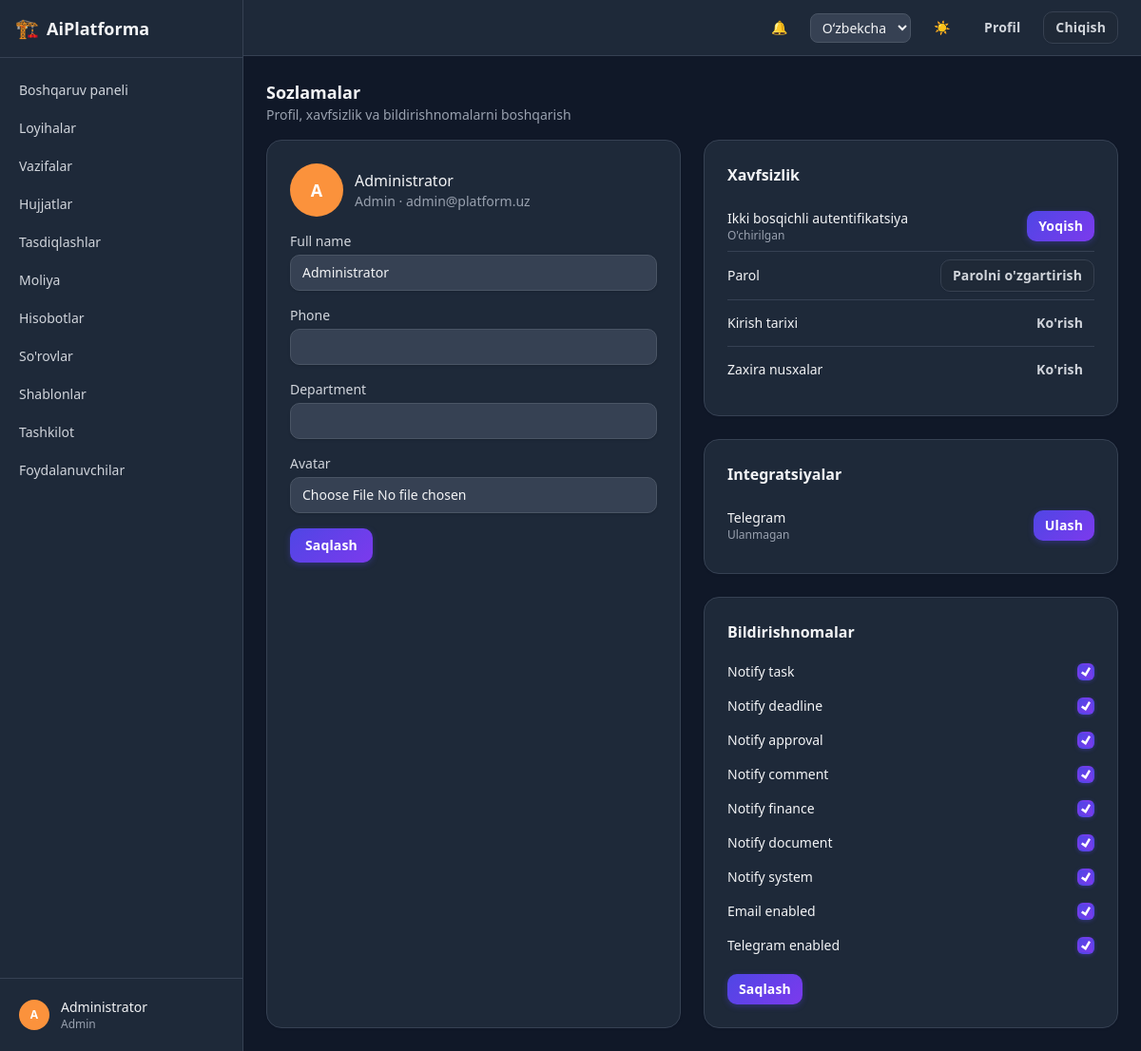
Page /accounts/profile/ (signed in) on the committed database.
### apps/accounts/models.py (models this page shows, shortened)
class User(AbstractBaseUser, PermissionsMixin):
    class Role(models.TextChoices):
        ADMIN = "admin", _("Admin")
        MANAGER = "manager", _("Manager")
        GIP = "gip", _("GIP")
        GIP_ASSISTANT = "gip_assistant", _("GIP assistant")
        DESIGNER = "designer", _("Designer")
        REVIEWER = "reviewer", _("Reviewer")
        CLIENT = "client", _("Client")
    id = models.UUIDField(primary_key=True, default=uuid.uuid4, editable=False)
    email = models.EmailField(unique=True)
    full_name = models.CharField(max_length=255)
    role = models.CharField(max_length=20, choices=Role.choices, default=Role.DESIGNER)
    department = models.CharField(max_length=255, blank=True, null=True)
    phone = models.CharField(max_length=50, blank=True, null=True)
    avatar = models.ImageField(upload_to="avatars/", blank=True, null=True)
    telegram_chat_id = models.CharField(max_length=64, blank=True, null=True)
    is_active = models.BooleanField(default=True)
    is_staff = models.BooleanField(default=False)
    is_verified = models.BooleanField(default=False)
    totp_secret = models.CharField(max_length=64, blank=True, null=True)
    two_factor_enabled = models.BooleanField(default=False)
    created_at = models.DateTimeField(auto_now_add=True)
    updated_at = models.DateTimeField(auto_now=True)
    objects = UserManager()
    USERNAME_FIELD = "email"
    REQUIRED_FIELDS = ["full_name"]
    class Meta:
        ordering = ["full_name"]
    def get_short_name(self):
        return self.full_name.split()[0] if self.full_name else self.email

class NotificationPreference(models.Model):
    user = models.OneToOneField(User, on_delete=models.CASCADE, related_name="notification_preference")
    notify_task = models.BooleanField(default=True)
    notify_deadline = models.BooleanField(default=True)
    notify_approval = models.BooleanField(default=True)
    notify_comment = models.BooleanField(default=True)
    notify_finance = models.BooleanField(default=True)
    notify_document = models.BooleanField(default=True)
    notify_system = models.BooleanField(default=True)
    email_enabled = models.BooleanField(default=True)
    telegram_enabled = models.BooleanField(default=True)

### apps/accounts/views.py (the view)
# urls.py: path("profile/", views.profile_view, name="profile"),
@login_required
def profile_view(request):
    edit_mode = request.GET.get("edit") == "1"
    if request.method == "POST":
        form = ProfileForm(request.POST, request.FILES, instance=request.user)
        if form.is_valid():
            form.save()
            messages.success(request, _("Profile updated."))
            return redirect("accounts:profile")
        edit_mode = True
    else:
        form = ProfileForm(instance=request.user)
    if request.method == "POST" and "notify_task" in request.POST:
        prefs_form = NotificationPreferenceForm(request.POST, instance=request.user.notification_preference)
        if prefs_form.is_valid():
            prefs_form.save()
            messages.success(request, _("Notification preferences saved."))
            return redirect("accounts:profile")
    else:
        prefs_form = NotificationPreferenceForm(instance=request.user.notification_preference)
    return render(request, "accounts/profile.html", {
        "form": form,
        "prefs_form": prefs_form,
        "edit_mode": edit_mode,
    })

### apps/accounts/forms.py
class ProfileForm(StyledFormMixin, forms.ModelForm):
    class Meta:
        model = User
        fields = ["full_name", "phone", "department", "avatar"]

class NotificationPreferenceForm(StyledFormMixin, forms.ModelForm):
    class Meta:
        model = NotificationPreference
        fields = [
            "notify_task", "notify_deadline", "notify_approval", "notify_comment",
            "notify_finance", "notify_document", "notify_system",
            "email_enabled", "telegram_enabled",
        ]

### apps/core/context_processors.py (called while the page is built)
def dark_mode(request):
    return {"dark_mode": getattr(request, "dark_mode", True)}

### apps/core/templatetags/core_extras.py (called while the page is built)
@register.filter
def initials(name):
    if not name:
        return "?"
    parts = str(name).split()
    letters = "".join(p[0] for p in parts[:2] if p)
    return letters.upper() or "?"

@register.filter
def avatar_color(name):
    if not name:
        return _AVATAR_PALETTE[0]
    total = sum(ord(ch) for ch in str(name))
    return _AVATAR_PALETTE[total % len(_AVATAR_PALETTE)]

### templates/accounts/profile.html (shortened to what this page needs)
{% extends "base.html" %}
{% load i18n core_extras %}
{% block page_title %}{% trans "Settings" %}{% endblock %}
{% block page_subtitle %}{% trans "Manage your profile, security and notifications" %}{% endblock %}
{% block content %}
<div class="grid grid-cols-1 gap-6 lg:grid-cols-2">
  <div class="card p-6">
    <div class="mb-4 flex items-center gap-3">
      <span class="flex h-14 w-14 items-center justify-center rounded-full text-lg font-semibold text-white"
            style="background-color: {{ user.full_name|avatar_color }};">{{ user.full_name|initials }}</span>
      <div>
        <p class="font-medium">{{ user.full_name }}</p>
        <p class="text-sm text-gray-500 dark:text-gray-400">{{ user.get_role_display }} · {{ user.email }}</p>
      </div>
    </div>
    <form method="post" enctype="multipart/form-data" class="space-y-4">
      {% for field in form %}
        <div>
          <label class="field-label" for="{{ field.id_for_label }}">{{ field.label }}</label>
          {{ field }}
        </div>
      {% endfor %}
      <button type="submit" class="btn btn-primary btn-md">{% trans "Save" %}</button>
    </form>
  </div>
  <div class="space-y-6">
    <div class="card p-6">
      <h2 class="mb-4 font-semibold">{% trans "Security" %}</h2>
      <div class="flex items-center justify-between py-2">
        <div>
          <p class="text-sm font-medium">{% trans "Two-factor authentication" %}</p>
          <p class="text-xs text-gray-500 dark:text-gray-400">
            {% if user.two_factor_enabled %}{% trans "Enabled" %}{% else %}{% trans "Disabled" %}{% endif %}
          </p>
        </div>
        {% if user.two_factor_enabled %}
          <a href="{% url 'accounts:2fa_disable' %}" class="btn btn-secondary btn-sm">{% trans "Disable" %}</a>
        {% else %}
          <a href="{% url 'accounts:2fa_setup' %}" class="btn btn-primary btn-sm">{% trans "Enable" %}</a>
        {% endif %}
      </div>
      <div class="flex items-center justify-between border-t border-gray-100 py-2 dark:border-gray-700">
        <p class="text-sm font-medium">{% trans "Password" %}</p>
        <a href="{% url 'accounts:change_password' %}" class="btn btn-secondary btn-sm">{% trans "Change password" %}</a>
      </div>
      <div class="flex items-center justify-between border-t border-gray-100 py-2 dark:border-gray-700">
        <p class="text-sm font-medium">{% trans "Login history" %}</p>
        <a href="{% url 'accounts:login_journal' %}" class="btn btn-ghost btn-sm">{% trans "View" %}</a>
      </div>
      {% if user.role == "admin" or user.role == "manager" or user.is_superuser %}
        <div class="flex items-center justify-between border-t border-gray-100 py-2 dark:border-gray-700">
          <p class="text-sm font-medium">{% trans "Backups" %}</p>
          <a href="{% url 'core:backup_list' %}" class="btn btn-ghost btn-sm">{% trans "View" %}</a>
        </div>
      {% endif %}
    </div>
    <div class="card p-6">
      <h2 class="mb-4 font-semibold">{% trans "Integrations" %}</h2>
      <div class="flex items-center justify-between py-2">
        <div>
          <p class="text-sm font-medium">Telegram</p>
          <p class="text-xs text-gray-500 dark:text-gray-400">
            {% if user.telegram_chat_id %}{% trans "Connected" %}{% else %}{% trans "Not connected" %}{% endif %}
          </p>
        </div>
        {% if user.telegram_chat_id %}
          <form method="post" action="{% url 'telegram_bot:unlink' %}">
            {% csrf_token %}
            <button type="submit" class="btn btn-secondary btn-sm">{% trans "Disconnect" %}</button>
          </form>
        {% else %}
          <form method="post" action="{% url 'telegram_bot:link' %}">
            <button type="submit" class="btn btn-primary btn-sm">{% trans "Connect" %}</button>
          </form>
        {% endif %}
      </div>
    </div>
    <div class="card p-6">
      <h2 class="mb-4 font-semibold">{% trans "Notifications" %}</h2>
      <form method="post" class="space-y-2">
        {% for field in prefs_form %}
          <label class="flex items-center justify-between py-1 text-sm">
            <span>{{ field.label }}</span>
            {{ field }}
          </label>
        {% endfor %}
        <button type="submit" class="btn btn-primary btn-sm mt-2">{% trans "Save" %}</button>
      </form>
    </div>
  </div>
</div>
{% endblock %}

### templates/partials/sidebar.html
{% load i18n core_extras %}
<aside class="hidden w-64 shrink-0 flex-col border-r border-gray-200 bg-white dark:border-gray-700 dark:bg-gray-800 md:flex">
  <div class="flex items-center gap-2 border-b border-gray-200 px-4 py-4 dark:border-gray-700">
    <span class="text-xl">🏗️</span>
    <span class="text-lg font-semibold">AiPlatforma</span>
  </div>
  <nav class="flex-1 space-y-1 overflow-y-auto px-2 py-4 text-sm">
    {% url 'core:dashboard' as dashboard_url %}
    <a href="{{ dashboard_url }}" class="flex items-center gap-3 rounded-lg px-3 py-2 font-medium
      {% if request.path == dashboard_url %}bg-blue-50 text-blue-700 dark:bg-blue-950 dark:text-blue-300{% else %}text-gray-600 hover:bg-gray-100 dark:text-gray-300 dark:hover:bg-gray-700{% endif %}">
      {% trans "Dashboard" %}
    </a>
    {% url 'projects:list' as projects_url %}
    <a href="{{ projects_url }}" class="flex items-center gap-3 rounded-lg px-3 py-2 font-medium
      {% if request.path|slice:":9" == "/projects" %}bg-blue-50 text-blue-700 dark:bg-blue-950 dark:text-blue-300{% else %}text-gray-600 hover:bg-gray-100 dark:text-gray-300 dark:hover:bg-gray-700{% endif %}">
      {% trans "Projects" %}
    </a>
    {% url 'tasks:board' as tasks_url %}
    <a href="{{ tasks_url }}" class="flex items-center gap-3 rounded-lg px-3 py-2 font-medium
      {% if request.path|slice:":6" == "/tasks" %}bg-blue-50 text-blue-700 dark:bg-blue-950 dark:text-blue-300{% else %}text-gray-600 hover:bg-gray-100 dark:text-gray-300 dark:hover:bg-gray-700{% endif %}">
      {% trans "Tasks" %}
    </a>
    {% url 'documents:list' as documents_url %}
    <a href="{{ documents_url }}" class="flex items-center gap-3 rounded-lg px-3 py-2 font-medium
      {% if request.path == documents_url %}bg-blue-50 text-blue-700 dark:bg-blue-950 dark:text-blue-300{% else %}text-gray-600 hover:bg-gray-100 dark:text-gray-300 dark:hover:bg-gray-700{% endif %}">
      {% trans "Documents" %}
    </a>
    {% url 'documents:approvals' as approvals_url %}
    <a href="{{ approvals_url }}" class="flex items-center gap-3 rounded-lg px-3 py-2 font-medium
      {% if request.path == approvals_url %}bg-blue-50 text-blue-700 dark:bg-blue-950 dark:text-blue-300{% else %}text-gray-600 hover:bg-gray-100 dark:text-gray-300 dark:hover:bg-gray-700{% endif %}">
      {% trans "Approvals" %}
    </a>
    {% url 'finance:home' as finance_url %}
    <a href="{{ finance_url }}" class="flex items-center gap-3 rounded-lg px-3 py-2 font-medium
      {% if request.path == finance_url %}bg-blue-50 text-blue-700 dark:bg-blue-950 dark:text-blue-300{% else %}text-gray-600 hover:bg-gray-100 dark:text-gray-300 dark:hover:bg-gray-700{% endif %}">
      {% trans "Finance" %}
    </a>
    {% url 'reports:dashboard' as reports_url %}
    <a href="{{ reports_url }}" class="flex items-center gap-3 rounded-lg px-3 py-2 font-medium
      {% if request.path == reports_url %}bg-blue-50 text-blue-700 dark:bg-blue-950 dark:text-blue-300{% else %}text-gray-600 hover:bg-gray-100 dark:text-gray-300 dark:hover:bg-gray-700{% endif %}">
      {% trans "Reports" %}
    </a>
    {% url 'requests_app:list' as requests_url %}
    <a href="{{ requests_url }}" class="flex items-center gap-3 rounded-lg px-3 py-2 font-medium
      {% if request.path|slice:":9" == "/requests" %}bg-blue-50 text-blue-700 dark:bg-blue-950 dark:text-blue-300{% else %}text-gray-600 hover:bg-gray-100 dark:text-gray-300 dark:hover:bg-gray-700{% endif %}">
      {% trans "Requests" %}
    </a>
    {% url 'document_templates:list' as templates_url %}
    <a href="{{ templates_url }}" class="flex items-center gap-3 rounded-lg px-3 py-2 font-medium
      {% if request.path|slice:":10" == "/templates" %}bg-blue-50 text-blue-700 dark:bg-blue-950 dark:text-blue-300{% else %}text-gray-600 hover:bg-gray-100 dark:text-gray-300 dark:hover:bg-gray-700{% endif %}">
      {% trans "Templates" %}
    </a>
    {% url 'organization:list' as organization_url %}
    <a href="{{ organization_url }}" class="flex items-center gap-3 rounded-lg px-3 py-2 font-medium
      {% if request.path == organization_url %}bg-blue-50 text-blue-700 dark:bg-blue-950 dark:text-blue-300{% else %}text-gray-600 hover:bg-gray-100 dark:text-gray-300 dark:hover:bg-gray-700{% endif %}">
      {% trans "Organization" %}
    </a>
    {% url 'accounts:user_list' as users_url %}
    <a href="{{ users_url }}" class="flex items-center gap-3 rounded-lg px-3 py-2 font-medium
      {% if request.path == users_url %}bg-blue-50 text-blue-700 dark:bg-blue-950 dark:text-blue-300{% else %}text-gray-600 hover:bg-gray-100 dark:text-gray-300 dark:hover:bg-gray-700{% endif %}">
      {% trans "Users" %}
    </a>
  </nav>
  <div class="border-t border-gray-200 p-3 dark:border-gray-700">
    <a href="{% url 'accounts:profile' %}" class="flex items-center gap-3 rounded-lg px-2 py-2 hover:bg-gray-100 dark:hover:bg-gray-700">
      <span class="flex h-8 w-8 items-center justify-center rounded-full text-xs font-semibold text-white"
            style="background-color: {{ request.user.full_name|avatar_color }};">
        {{ request.user.full_name|initials }}
      </span>
      <span class="truncate text-sm">
        <span class="block font-medium">{{ request.user.get_short_name }}</span>
        <span class="block text-xs text-gray-500 dark:text-gray-400">{{ request.user.get_role_display }}</span>
      </span>
    </a>
  </div>
</aside>

### static/css/theme.css (style rules this page uses)
:root { --ap-primary: #4f46e5; --ap-primary-2: #7c3aed; --ap-primary-soft: rgba(79, 70, 229, 0.12); --ap-ring: rgba(99, 102, 241, 0.35); }
.btn { position: relative; border-radius: 0.625rem !important; font-weight: 600; letter-spacing: 0.01em; transition: transform .12s ease, box-shadow .15s ease, background-color .15s ease, color .15s ease, border-color .15s ease; outline: none; }
.btn-primary { background-image: linear-gradient(135deg, var(--ap-primary), var(--ap-primary-2)) !important; background-color: var(--ap-primary) !important; color: #fff !important; box-shadow: 0 2px 6px rgba(79, 70, 229, 0.35); }
.btn-secondary { background: #fff !important; color: #334155 !important; border: 1px solid #e2e8f0; box-shadow: 0 1px 2px rgba(15, 23, 42, 0.05); }
.dark .btn-secondary { background: #1f2937 !important; color: #d1d5db !important; border-color: #374151; }
input[type="checkbox"], input[type="radio"] { -webkit-appearance: none; appearance: none; width: 1.125rem; height: 1.125rem; flex: none; margin: 0; border: 2px solid #cbd5e1; background: #fff; cursor: pointer; display: inline-grid; place-content: center; transition: border-color .15s ease, background .15s ease, box-shadow .15s ease; vertical-align: middle; }
input[type="checkbox"] { border-radius: 0.375rem; }
.dark input[type="checkbox"], .dark input[type="radio"] { border-color: #4b5563; background: #1f2937; }
input[type="checkbox"]::before { content: ""; width: 0.625rem; height: 0.625rem; transform: scale(0); transition: transform .12s ease-in-out; background: #fff; clip-path: polygon(14% 44%, 0 65%, 50% 100%, 100% 16%, 80% 0%, 43% 62%); }
input[type="checkbox"]:checked { border-color: transparent; background-image: linear-gradient(135deg, var(--ap-primary), var(--ap-primary-2)); box-shadow: 0 1px 4px rgba(79, 70, 229, 0.4); }
input[type="checkbox"]:checked::before { transform: scale(1); }
.field-input { border-radius: 0.625rem !important; transition: border-color .15s ease, box-shadow .15s ease; }
.card { border-radius: 1rem !important; box-shadow: 0 1px 3px rgba(15, 23, 42, 0.06); transition: box-shadow .15s ease, transform .15s ease, border-color .15s ease; }
aside nav a { position: relative; transition: background-color .15s ease, color .15s ease; }

### rows in the picture
User: user.full_name|initials "A", user.get_short_name "Administrator", user.role "Admin", full_name|initials "A", full_name "Administrator", role "Admin", email "admin@platform.uz", form "Administrator"
NotificationPreference: prefs_form "☑" "☑" "☑" "☑" "☑" "☑" "☑" "☑" "☑"

### other values in the picture
{{ field.label }} "Full name" "Phone" "Department" "Avatar"
{{ field.label }} "Notify task" "Notify deadline" "Notify approval" "Notify comment" "Notify finance" "Notify document" "Notify system" "Email enabled" "Telegram enabled"
form field language "Oʻzbekcha"
